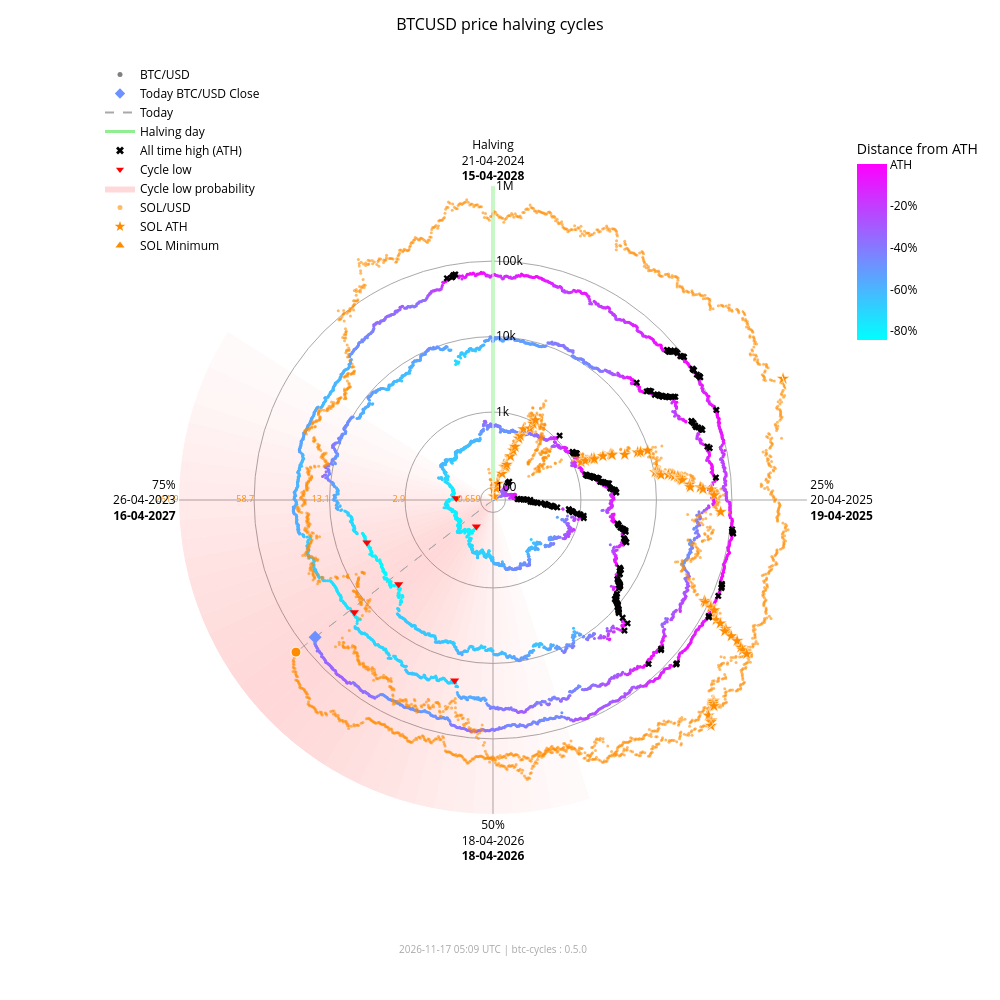

Notebook code for this chart:
### Markdown cell above
### Interactive chart with overlay

### Code cell
fig_overlay_interactive = btc.plot(
    kind="interactive",
    from_date="2012-11-28",
    overlay=sol,
)
fig_overlay_interactive.show(config={"scrollZoom": True, "displayModeBar": True})

### Figure 1 — Plotly figure (JSON) as saved in the notebook; plotly's stock layout.template omitted (floating-point values rounded to 4 significant figures; data arrays with more than 128 entries replaced by an {"elided": "..."} marker saying what was removed)
{"data": [{"fill": "toself", "fillcolor": "rgba(255,0,0,0.018306980149439524)", "hoverinfo": "skip", "line": {"width": 0}, "mode": "lines", "r": [68.43, 1000000, 1000000, 68.43, 68.43], "showlegend": false, "theta": [162.0, 162.0, 165.6, 165.6, 162.0], "type": "scatterpolar"}, {"fill": "toself", "fillcolor": "rgba(255,0,0,0.02405911634527998)", "hoverinfo": "skip", "line": {"width": 0}, "mode": "lines", "r": [68.43, 1000000, 1000000, 68.43, 68.43], "showlegend": false, "theta": [165.6, 165.6, 169.2, 169.2, 165.6], "type": "scatterpolar"}, {"fill": "toself", "fillcolor": "rgba(255,0,0,0.030803449372254352)", "hoverinfo": "skip", "line": {"width": 0}, "mode": "lines", "r": [68.43, 1000000, 1000000, 68.43, 68.43], "showlegend": false, "theta": [169.2, 169.2, 172.8, 172.8, 169.2], "type": "scatterpolar"}, {"fill": "toself", "fillcolor": "rgba(255,0,0,0.03847233586005252)", "hoverinfo": "skip", "line": {"width": 0}, "mode": "lines", "r": [68.43, 1000000, 1000000, 68.43, 68.43], "showlegend": false, "theta": [172.8, 172.8, 176.4, 176.4, 172.8], "type": "scatterpolar"}, {"fill": "toself", "fillcolor": "rgba(255,0,0,0.04694405159551339)", "hoverinfo": "skip", "line": {"width": 0}, "mode": "lines", "r": [68.43, 1000000, 1000000, 68.43, 68.43], "showlegend": false, "theta": [176.4, 176.4, 180.0, 180.0, 176.4], "type": "scatterpolar"}, {"fill": "toself", "fillcolor": "rgba(255,0,0,0.05605603979818329)", "hoverinfo": "skip", "line": {"width": 0}, "mode": "lines", "r": [68.43, 1000000, 1000000, 68.43, 68.43], "showlegend": false, "theta": [180.0, 180.0, 183.6, 183.6, 180.0], "type": "scatterpolar"}, {"fill": "toself", "fillcolor": "rgba(255,0,0,0.06562330627802694)", "hoverinfo": "skip", "line": {"width": 0}, "mode": "lines", "r": [68.43, 1000000, 1000000, 68.43, 68.43], "showlegend": false, "theta": [183.6, 183.6, 187.2, 187.2, 183.6], "type": "scatterpolar"}, {"fill": "toself", "fillcolor": "rgba(255,0,0,0.07545707932574237)", "hoverinfo": "skip", "line": {"width": 0}, "mode": "lines", "r": [68.43, 1000000, 1000000, 68.43, 68.43], "showlegend": false, "theta": [187.2, 187.2, 190.8, 190.8, 187.2], "type": "scatterpolar"}, {"fill": "toself", "fillcolor": "rgba(255,0,0,0.08537841060169407)", "hoverinfo": "skip", "line": {"width": 0}, "mode": "lines", "r": [68.43, 1000000, 1000000, 68.43, 68.43], "showlegend": false, "theta": [190.8, 190.8, 194.4, 194.4, 190.8], "type": "scatterpolar"}, {"fill": "toself", "fillcolor": "rgba(255,0,0,0.09522272137134848)", "hoverinfo": "skip", "line": {"width": 0}, "mode": "lines", "r": [68.43, 1000000, 1000000, 68.43, 68.43], "showlegend": false, "theta": [194.4, 194.4, 198.0, 198.0, 194.4], "type": "scatterpolar"}, {"fill": "toself", "fillcolor": "rgba(255,0,0,0.10483418800389058)", "hoverinfo": "skip", "line": {"width": 0}, "mode": "lines", "r": [68.43, 1000000, 1000000, 68.43, 68.43], "showlegend": false, "theta": [198.0, 198.0, 201.6, 201.6, 198.0], "type": "scatterpolar"}, {"fill": "toself", "fillcolor": "rgba(255,0,0,0.11405248627197925)", "hoverinfo": "skip", "line": {"width": 0}, "mode": "lines", "r": [68.43, 1000000, 1000000, 68.43, 68.43], "showlegend": false, "theta": [201.6, 201.6, 205.2, 205.2, 201.6], "type": "scatterpolar"}, {"fill": "toself", "fillcolor": "rgba(255,0,0,0.12269756305009562)", "hoverinfo": "skip", "line": {"width": 0}, "mode": "lines", "r": [68.43, 1000000, 1000000, 68.43, 68.43], "showlegend": false, "theta": [205.2, 205.2, 208.8, 208.8, 205.2], "type": "scatterpolar"}, {"fill": "toself", "fillcolor": "rgba(255,0,0,0.13055959037792858)", "hoverinfo": "skip", "line": {"width": 0}, "mode": "lines", "r": [68.43, 1000000, 1000000, 68.43, 68.43], "showlegend": false, "theta": [208.8, 208.8, 212.4, 212.4, 208.8], "type": "scatterpolar"}, {"fill": "toself", "fillcolor": "rgba(255,0,0,0.13740037014073872)", "hoverinfo": "skip", "line": {"width": 0}, "mode": "lines", "r": [68.43, 1000000, 1000000, 68.43, 68.43], "showlegend": false, "theta": [212.4, 212.4, 216.0, 216.0, 212.4], "type": "scatterpolar"}, {"fill": "toself", "fillcolor": "rgba(255,0,0,0.14296927208088228)", "hoverinfo": "skip", "line": {"width": 0}, "mode": "lines", "r": [68.43, 1000000, 1000000, 68.43, 68.43], "showlegend": false, "theta": [216.0, 216.0, 219.6, 219.6, 216.0], "type": "scatterpolar"}, {"fill": "toself", "fillcolor": "rgba(255,0,0,0.14703219887325494)", "hoverinfo": "skip", "line": {"width": 0}, "mode": "lines", "r": [68.43, 1000000, 1000000, 68.43, 68.43], "showlegend": false, "theta": [219.6, 219.6, 223.2, 223.2, 219.6], "type": "scatterpolar"}, {"fill": "toself", "fillcolor": "rgba(255,0,0,0.14940752827264187)", "hoverinfo": "skip", "line": {"width": 0}, "mode": "lines", "r": [68.43, 1000000, 1000000, 68.43, 68.43], "showlegend": false, "theta": [223.2, 223.2, 226.8, 226.8, 223.2], "type": "scatterpolar"}, {"fill": "toself", "fillcolor": "rgba(255,0,0,0.15)", "hoverinfo": "skip", "line": {"width": 0}, "mode": "lines", "r": [68.43, 1000000, 1000000, 68.43, 68.43], "showlegend": false, "theta": [226.8, 226.8, 230.4, 230.4, 226.8], "type": "scatterpolar"}, {"fill": "toself", "fillcolor": "rgba(255,0,0,0.14882314851976614)", "hoverinfo": "skip", "line": {"width": 0}, "mode": "lines", "r": [68.43, 1000000, 1000000, 68.43, 68.43], "showlegend": false, "theta": [230.4, 230.4, 234.0, 234.0, 230.4], "type": "scatterpolar"}, {"fill": "toself", "fillcolor": "rgba(255,0,0,0.14600334989350275)", "hoverinfo": "skip", "line": {"width": 0}, "mode": "lines", "r": [68.43, 1000000, 1000000, 68.43, 68.43], "showlegend": false, "theta": [234.0, 234.0, 237.6, 237.6, 234.0], "type": "scatterpolar"}, {"fill": "toself", "fillcolor": "rgba(255,0,0,0.14176315293000513)", "hoverinfo": "skip", "line": {"width": 0}, "mode": "lines", "r": [68.43, 1000000, 1000000, 68.43, 68.43], "showlegend": false, "theta": [237.6, 237.6, 241.2, 241.2, 237.6], "type": "scatterpolar"}, {"fill": "toself", "fillcolor": "rgba(255,0,0,0.1363869302869166)", "hoverinfo": "skip", "line": {"width": 0}, "mode": "lines", "r": [68.43, 1000000, 1000000, 68.43, 68.43], "showlegend": false, "theta": [241.2, 241.2, 244.8, 244.8, 241.2], "type": "scatterpolar"}, {"fill": "toself", "fillcolor": "rgba(255,0,0,0.13017643696734477)", "hoverinfo": "skip", "line": {"width": 0}, "mode": "lines", "r": [68.43, 1000000, 1000000, 68.43, 68.43], "showlegend": false, "theta": [244.8, 244.8, 248.4, 248.4, 244.8], "type": "scatterpolar"}, {"fill": "toself", "fillcolor": "rgba(255,0,0,0.1234063302665758)", "hoverinfo": "skip", "line": {"width": 0}, "mode": "lines", "r": [68.43, 1000000, 1000000, 68.43, 68.43], "showlegend": false, "theta": [248.4, 248.4, 252.0, 252.0, 248.4], "type": "scatterpolar"}, {"fill": "toself", "fillcolor": "rgba(255,0,0,0.11628949020714345)", "hoverinfo": "skip", "line": {"width": 0}, "mode": "lines", "r": [68.43, 1000000, 1000000, 68.43, 68.43], "showlegend": false, "theta": [252.0, 252.0, 255.6, 255.6, 252.0], "type": "scatterpolar"}, {"fill": "toself", "fillcolor": "rgba(255,0,0,0.108959277972535)", "hoverinfo": "skip", "line": {"width": 0}, "mode": "lines", "r": [68.43, 1000000, 1000000, 68.43, 68.43], "showlegend": false, "theta": [255.6, 255.6, 259.2, 259.2, 255.6], "type": "scatterpolar"}, {"fill": "toself", "fillcolor": "rgba(255,0,0,0.1014715299920515)", "hoverinfo": "skip", "line": {"width": 0}, "mode": "lines", "r": [68.43, 1000000, 1000000, 68.43, 68.43], "showlegend": false, "theta": [259.2, 259.2, 262.8, 262.8, 259.2], "type": "scatterpolar"}, {"fill": "toself", "fillcolor": "rgba(255,0,0,0.09382430417652897)", "hoverinfo": "skip", "line": {"width": 0}, "mode": "lines", "r": [68.43, 1000000, 1000000, 68.43, 68.43], "showlegend": false, "theta": [262.8, 262.8, 266.4, 266.4, 262.8], "type": "scatterpolar"}, {"fill": "toself", "fillcolor": "rgba(255,0,0,0.08598937207621672)", "hoverinfo": "skip", "line": {"width": 0}, "mode": "lines", "r": [68.43, 1000000, 1000000, 68.43, 68.43], "showlegend": false, "theta": [266.4, 266.4, 270.0, 270.0, 266.4], "type": "scatterpolar"}, {"fill": "toself", "fillcolor": "rgba(255,0,0,0.07794710108398434)", "hoverinfo": "skip", "line": {"width": 0}, "mode": "lines", "r": [68.43, 1000000, 1000000, 68.43, 68.43], "showlegend": false, "theta": [270.0, 270.0, 273.6, 273.6, 270.0], "type": "scatterpolar"}, {"fill": "toself", "fillcolor": "rgba(255,0,0,0.06971614429145927)", "hoverinfo": "skip", "line": {"width": 0}, "mode": "lines", "r": [68.43, 1000000, 1000000, 68.43, 68.43], "showlegend": false, "theta": [273.6, 273.6, 277.2, 277.2, 273.6], "type": "scatterpolar"}, {"fill": "toself", "fillcolor": "rgba(255,0,0,0.061371174705723626)", "hoverinfo": "skip", "line": {"width": 0}, "mode": "lines", "r": [68.43, 1000000, 1000000, 68.43, 68.43], "showlegend": false, "theta": [277.2, 277.2, 280.8, 280.8, 277.2], "type": "scatterpolar"}, {"fill": "toself", "fillcolor": "rgba(255,0,0,0.05304520605236535)", "hoverinfo": "skip", "line": {"width": 0}, "mode": "lines", "r": [68.43, 1000000, 1000000, 68.43, 68.43], "showlegend": false, "theta": [280.8, 280.8, 284.4, 284.4, 280.8], "type": "scatterpolar"}, {"fill": "toself", "fillcolor": "rgba(255,0,0,0.044916938988340704)", "hoverinfo": "skip", "line": {"width": 0}, "mode": "lines", "r": [68.43, 1000000, 1000000, 68.43, 68.43], "showlegend": false, "theta": [284.4, 284.4, 288.0, 288.0, 284.4], "type": "scatterpolar"}, {"fill": "toself", "fillcolor": "rgba(255,0,0,0.0371870550186571)", "hoverinfo": "skip", "line": {"width": 0}, "mode": "lines", "r": [68.43, 1000000, 1000000, 68.43, 68.43], "showlegend": false, "theta": [288.0, 288.0, 291.6, 291.6, 288.0], "type": "scatterpolar"}, {"fill": "toself", "fillcolor": "rgba(255,0,0,0.030049603184432498)", "hoverinfo": "skip", "line": {"width": 0}, "mode": "lines", "r": [68.43, 1000000, 1000000, 68.43, 68.43], "showlegend": false, "theta": [291.6, 291.6, 295.2, 295.2, 291.6], "type": "scatterpolar"}, {"fill": "toself", "fillcolor": "rgba(255,0,0,0.023665126797805223)", "hoverinfo": "skip", "line": {"width": 0}, "mode": "lines", "r": [68.43, 1000000, 1000000, 68.43, 68.43], "showlegend": false, "theta": [295.2, 295.2, 298.8, 298.8, 295.2], "type": "scatterpolar"}, {"fill": "toself", "fillcolor": "rgba(255,0,0,0.018141004067302662)", "hoverinfo": "skip", "line": {"width": 0}, "mode": "lines", "r": [68.43, 1000000, 1000000, 68.43, 68.43], "showlegend": false, "theta": [298.8, 298.8, 302.4, 302.4, 298.8], "type": "scatterpolar"}, {"hoverinfo": "skip", "line": {"color": "darkgrey", "dash": "dash", "width": 1}, "mode": "lines", "r": [68.43, 64860.0], "showlegend": false, "theta": [232.3, 232.3], "type": "scatterpolar"}, {"hoverinfo": "skip", "line": {"color": "darkgrey", "dash": "dash", "width": 1}, "mode": "lines", "r": [68.43, 135600.0], "showlegend": false, "theta": [232.3, 232.3], "type": "scatterpolar"}, {"hoverinfo": "skip", "line": {"color": "lightgreen", "width": 3}, "mode": "lines", "r": [68.43, 1000000], "showlegend": false, "theta": [0, 0], "type": "scatterpolar"}, {"hoverinfo": "text", "marker": {"color": {"elided": "4952 str values"}, "size": 3}, "mode": "markers", "r": {"elided": "4952 float values"}, "showlegend": false, "text": {"elided": "4952 str values"}, "theta": {"elided": "4952 float values"}, "type": "scatterpolar"}, {"hoverinfo": "text", "marker": {"color": "#FF8C00", "opacity": 0.6, "size": 3}, "mode": "markers", "r": {"elided": "2412 float values"}, "showlegend": false, "text": {"elided": "2412 str values"}, "theta": {"elided": "2412 float values"}, "type": "scatterpolar"}, {"hoverinfo": "text", "marker": {"color": "#6e91ff", "size": 10, "symbol": "diamond"}, "mode": "markers", "r": [64860.0], "showlegend": false, "text": ["Today<br>Date: 2026-11-16<br>Price: $64,855.84"], "theta": [232.3], "type": "scatterpolar"}, {"hoverinfo": "text", "marker": {"color": "#FF8C00", "line": {"color": "white", "width": 1}, "size": 10, "symbol": "circle"}, "mode": "markers", "r": [135600.0], "showlegend": false, "text": ["Today SOL<br>Date: 2026-11-16<br>Price: $71.51"], "theta": [232.3], "type": "scatterpolar"}, {"hoverinfo": "text", "marker": {"color": "#FF8C00", "line": {"color": "white", "width": 0.5}, "size": 10, "symbol": "star"}, "mode": "markers", "r": [68.43, 76.69, 98.28, 115.1, 160.2, 199.2, 200.3, 203.8, 217.3, 287.8, 349.8, 397.3, 523.3, 573.2, 718.1, 798.5, 948.0, 1078.0, 1271.0, 1461.0, 1785.0, 1908.0, 1917.0, 2530.0, 3215.0, 3302.0, 3322.0, 4795.0, 7121.0, 7760.0, 9679.0, 10370.0, 11210.0, 11600.0, 11830.0, 12190.0, 15220.0, 16990.0, 18090.0, 20010.0, 20730.0, 21720.0, 21920.0, 22700.0, 28100.0, 28410.0, 38550.0, 41750.0, 54000.0, 58230.0, 71670.0, 86520.0, 90770.0, 111800.0, 112400.0, 128500.0, 155700.0, 182600.0, 229400.0, 231200.0, 295100.0, 371400.0, 451600.0, 493500.0, 583700.0, 612100.0, 618900.0, 644000.0, 686600.0, 744100.0, 879500.0, 907500.0, 980900.0, 1000000.0], "showlegend": false, "text": ["SOL ATH<br>Date: 2020-04-10<br>Price: $0.95", "SOL ATH<br>Date: 2020-07-12<br>Price: $1.02", "SOL ATH<br>Date: 2020-07-13<br>Price: $1.18", "SOL ATH<br>Date: 2020-07-15<br>Price: $1.29", "SOL ATH<br>Date: 2020-07-26<br>Price: $1.57", "SOL ATH<br>Date: 2020-07-27<br>Price: $1.78", "SOL ATH<br>Date: 2020-07-28<br>Price: $1.78", "SOL ATH<br>Date: 2020-08-03<br>Price: $1.80", "SOL ATH<br>Date: 2020-08-04<br>Price: $1.87", "SOL ATH<br>Date: 2020-08-06<br>Price: $2.21", "SOL ATH<br>Date: 2020-08-08<br>Price: $2.47", "SOL ATH<br>Date: 2020-08-09<br>Price: $2.67", "SOL ATH<br>Date: 2020-08-10<br>Price: $3.13", "SOL ATH<br>Date: 2020-08-11<br>Price: $3.30", "SOL ATH<br>Date: 2020-08-12<br>Price: $3.77", "SOL ATH<br>Date: 2020-08-28<br>Price: $4.01", "SOL ATH<br>Date: 2020-08-30<br>Price: $4.44", "SOL ATH<br>Date: 2020-08-31<br>Price: $4.78", "SOL ATH<br>Date: 2021-02-02<br>Price: $5.27", "SOL ATH<br>Date: 2021-02-03<br>Price: $5.72", "SOL ATH<br>Date: 2021-02-04<br>Price: $6.43", "SOL ATH<br>Date: 2021-02-05<br>Price: $6.68", "SOL ATH<br>Date: 2021-02-07<br>Price: $6.70", "SOL ATH<br>Date: 2021-02-08<br>Price: $7.88", "SOL ATH<br>Date: 2021-02-10<br>Price: $9.07", "SOL ATH<br>Date: 2021-02-11<br>Price: $9.22", "SOL ATH<br>Date: 2021-02-12<br>Price: $9.25", "SOL ATH<br>Date: 2021-02-19<br>Price: $11.47", "SOL ATH<br>Date: 2021-02-22<br>Price: $14.45", "SOL ATH<br>Date: 2021-02-23<br>Price: $15.20", "SOL ATH<br>Date: 2021-02-24<br>Price: $17.30", "SOL ATH<br>Date: 2021-03-28<br>Price: $18.02", "SOL ATH<br>Date: 2021-03-29<br>Price: $18.85", "SOL ATH<br>Date: 2021-03-30<br>Price: $19.23", "SOL ATH<br>Date: 2021-03-31<br>Price: $19.47", "SOL ATH<br>Date: 2021-04-02<br>Price: $19.81", "SOL ATH<br>Date: 2021-04-03<br>Price: $22.55", "SOL ATH<br>Date: 2021-04-04<br>Price: $24.06", "SOL ATH<br>Date: 2021-04-06<br>Price: $24.96", "SOL ATH<br>Date: 2021-04-07<br>Price: $26.48", "SOL ATH<br>Date: 2021-04-08<br>Price: $27.03", "SOL ATH<br>Date: 2021-04-09<br>Price: $27.78", "SOL ATH<br>Date: 2021-04-11<br>Price: $27.93", "SOL ATH<br>Date: 2021-04-12<br>Price: $28.51", "SOL ATH<br>Date: 2021-04-18<br>Price: $32.30", "SOL ATH<br>Date: 2021-04-21<br>Price: $32.51", "SOL ATH<br>Date: 2021-04-22<br>Price: $38.88", "SOL ATH<br>Date: 2021-04-24<br>Price: $40.74", "SOL ATH<br>Date: 2021-04-25<br>Price: $47.37", "SOL ATH<br>Date: 2021-05-01<br>Price: $49.51", "SOL ATH<br>Date: 2021-05-18<br>Price: $55.91", "SOL ATH<br>Date: 2021-08-16<br>Price: $62.43", "SOL ATH<br>Date: 2021-08-17<br>Price: $64.21", "SOL ATH<br>Date: 2021-08-18<br>Price: $72.54", "SOL ATH<br>Date: 2021-08-19<br>Price: $72.76", "SOL ATH<br>Date: 2021-08-20<br>Price: $78.72", "SOL ATH<br>Date: 2021-08-27<br>Price: $88.09", "SOL ATH<br>Date: 2021-08-28<br>Price: $96.70", "SOL ATH<br>Date: 2021-08-30<br>Price: $110.54", "SOL ATH<br>Date: 2021-09-01<br>Price: $111.03", "SOL ATH<br>Date: 2021-09-02<br>Price: $128.10", "SOL ATH<br>Date: 2021-09-03<br>Price: $146.58", "SOL ATH<br>Date: 2021-09-06<br>Price: $164.38", "SOL ATH<br>Date: 2021-09-07<br>Price: $173.15", "SOL ATH<br>Date: 2021-09-08<br>Price: $191.04", "SOL ATH<br>Date: 2021-10-22<br>Price: $196.43", "SOL ATH<br>Date: 2021-10-23<br>Price: $197.70", "SOL ATH<br>Date: 2021-10-24<br>Price: $202.36", "SOL ATH<br>Date: 2021-10-25<br>Price: $210.10", "SOL ATH<br>Date: 2021-11-02<br>Price: $220.24", "SOL ATH<br>Date: 2021-11-03<br>Price: $242.90", "SOL ATH<br>Date: 2021-11-04<br>Price: $247.39", "SOL ATH<br>Date: 2021-11-06<br>Price: $258.93", "SOL ATH<br>Date: 2025-01-18<br>Price: $261.87"], "theta": [352.0, 15.5, 15.75, 16.25, 19.0, 19.25, 19.5, 21.0, 21.25, 21.75, 22.25, 22.5, 22.75, 23.0, 23.25, 27.25, 27.75, 28.0, 66.75, 67.0, 67.25, 67.5, 68.0, 68.25, 68.75, 69.0, 69.25, 71.0, 71.75, 72.0, 72.25, 80.25, 80.5, 80.75, 81.0, 81.5, 81.75, 82.0, 82.5, 82.75, 83.0, 83.25, 83.75, 84.0, 85.5, 86.25, 86.5, 87.0, 87.25, 88.75, 93.0, 115.5, 115.8, 116.0, 116.2, 116.5, 118.2, 118.5, 119.0, 119.5, 119.8, 120.0, 120.7, 121.0, 121.3, 132.2, 132.5, 132.8, 133.0, 135.0, 135.2, 135.5, 136.0, 67.3], "type": "scatterpolar"}, {"hoverinfo": "text", "marker": {"color": "#FF8C00", "line": {"color": "white", "width": 0.5}, "size": 10, "symbol": "triangle-up"}, "mode": "markers", "r": [68.43], "showlegend": false, "text": ["SOL Minimum<br>Date: 2020-05-11<br>Price: $0.52"], "theta": [0.0], "type": "scatterpolar"}, {"hoverinfo": "text", "marker": {"color": "black", "size": 6, "symbol": "x"}, "mode": "markers", "r": {"elided": "182 float values"}, "showlegend": false, "text": {"elided": "182 str values"}, "theta": {"elided": "182 float values"}, "type": "scatterpolar"}, {"hoverinfo": "text", "marker": {"color": "red", "size": 8, "symbol": "triangle-down"}, "mode": "markers", "r": [178.1, 210.5, 3237.0, 3961.0, 19020.0, 15790.0], "showlegend": false, "text": ["Cycle Low<br>Date: 2015-01-14<br>Price: $178.10<br>ATH distance: -84.5%", "Cycle Low<br>Date: 2015-08-24<br>Price: $210.49<br>ATH distance: -81.7%", "Cycle Low<br>Date: 2018-12-15<br>Price: $3,236.76<br>ATH distance: -83.4%", "Cycle Low<br>Date: 2019-03-15<br>Price: $3,960.91<br>ATH distance: -79.7%", "Cycle Low<br>Date: 2022-06-18<br>Price: $19,017.64<br>ATH distance: -71.9%", "Cycle Low<br>Date: 2022-11-21<br>Price: $15,787.28<br>ATH distance: -76.6%"], "theta": [212.1, 272.7, 228.3, 251.4, 192.0, 231.0], "type": "scatterpolar"}, {"marker": {"color": "grey", "size": 5}, "mode": "markers", "name": "BTC/USD", "r": [null], "theta": [null], "type": "scatterpolar"}, {"marker": {"color": "#6e91ff", "size": 8, "symbol": "diamond"}, "mode": "markers", "name": "Today BTC/USD Close", "r": [null], "theta": [null], "type": "scatterpolar"}, {"line": {"color": "darkgrey", "dash": "dash"}, "mode": "lines", "name": "Today", "r": [null], "theta": [null], "type": "scatterpolar"}, {"line": {"color": "lightgreen", "width": 3}, "mode": "lines", "name": "Halving day", "r": [null], "theta": [null], "type": "scatterpolar"}, {"marker": {"color": "black", "size": 7, "symbol": "x"}, "mode": "markers", "name": "All time high (ATH)", "r": [null], "theta": [null], "type": "scatterpolar"}, {"marker": {"color": "red", "size": 7, "symbol": "triangle-down"}, "mode": "markers", "name": "Cycle low", "r": [null], "theta": [null], "type": "scatterpolar"}, {"fill": "toself", "fillcolor": "rgba(255,0,0,0.15)", "line": {"width": 0}, "mode": "lines", "name": "Cycle low probability", "r": [null], "theta": [null], "type": "scatterpolar"}, {"marker": {"color": "#FF8C00", "opacity": 0.6, "size": 5}, "mode": "markers", "name": "SOL/USD", "r": [null], "theta": [null], "type": "scatterpolar"}, {"marker": {"color": "#FF8C00", "size": 8, "symbol": "star"}, "mode": "markers", "name": "SOL ATH", "r": [null], "theta": [null], "type": "scatterpolar"}, {"marker": {"color": "#FF8C00", "size": 8, "symbol": "triangle-up"}, "mode": "markers", "name": "SOL Minimum", "r": [null], "theta": [null], "type": "scatterpolar"}, {"hoverinfo": "skip", "marker": {"cmax": 0, "cmin": -0.8453, "color": [0], "colorbar": {"len": 0.25, "ticktext": ["ATH", "-20%", "-40%", "-60%", "-80%", "-100%"], "tickvals": [0, -0.2, -0.4, -0.6, -0.8, -1.0], "title": {"text": "Distance from ATH"}, "x": 0.95, "y": 0.92, "yanchor": "top"}, "colorscale": {"elided": "256x2 mixed values"}, "showscale": true, "size": 0}, "mode": "markers", "r": [null], "showlegend": false, "theta": [null], "type": "scatterpolar"}, {"hoverinfo": "skip", "mode": "text", "r": [100, 1000, 10000, 100000, 1000000], "showlegend": false, "text": ["0.659", "2.9", "13.1", "58.7", "261.9"], "textfont": {"color": "#FF8C00", "size": 9}, "textposition": "middle left", "theta": [270, 270, 270, 270, 270], "type": "scatterpolar"}], "layout": {"annotations": [{"font": {"color": "darkgrey", "size": 10}, "showarrow": false, "text": "2026-11-17 05:09 UTC | btc-cycles : 0.5.0", "x": 0.5, "xref": "paper", "y": -0.02, "yref": "paper"}], "font": {"color": "black"}, "height": 1000, "legend": {"bgcolor": "rgba(0,0,0,0)", "font": {"color": "black"}, "x": 0.0, "y": 1.0}, "margin": {"b": 60, "l": 100, "r": 80, "t": 60}, "paper_bgcolor": "white", "plot_bgcolor": "white", "polar": {"angularaxis": {"color": "black", "direction": "clockwise", "gridcolor": "darkgrey", "rotation": 90, "ticktext": ["Halving<br>21-04-2024<br><b>15-04-2028</b>", "25%<br>20-04-2025<br><b>19-04-2025</b>", "50%<br>18-04-2026<br><b>18-04-2026</b>", "75%<br>26-04-2023<br><b>16-04-2027</b>"], "tickvals": [0, 90, 180, 270]}, "bgcolor": "white", "domain": {"x": [0.1, 0.9], "y": [0.05, 0.95]}, "radialaxis": {"angle": 90, "color": "black", "gridcolor": "darkgrey", "range": [1.835, 6.0], "tickangle": 90, "ticktext": ["100", "1k", "10k", "100k", "1M"], "tickvals": [100, 1000, 10000, 100000, 1000000], "type": "log"}}, "title": {"font": {"color": "black", "size": 16}, "text": "BTCUSD price halving cycles", "x": 0.5}, "width": 1000}}
